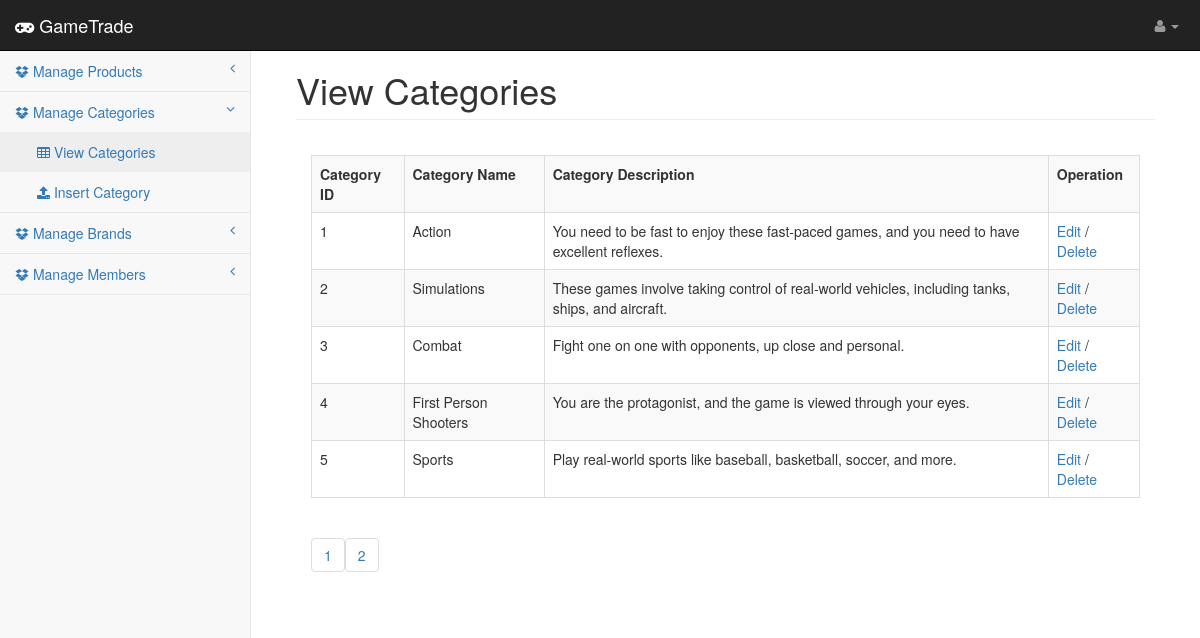
The app's page /admin/adminVCategories.php with its own data.
### tables this page shows
CREATE TABLE `categories` (
  `cat_id` int(100) NOT NULL,
  `cat_title` text NOT NULL,
  `cat_desc` varchar(255) NOT NULL
);

### admin/adminVCategories.php (the view, shortened to what this page needs)
<!DOCTYPE html>
<html lang="en">
<head>
    <link href="css/bootstrap.min.css" rel="stylesheet">
    <link href="css/metisMenu.min.css" rel="stylesheet">
    <link href="css/timeline.css" rel="stylesheet">
    <link href="css/startmin.css" rel="stylesheet">
    <link href="css/morris.css" rel="stylesheet">
    <link href="css/font-awesome.min.css" rel="stylesheet" type="text/css">
</head>
<body>
<?php include("include/header.php"); ?>
<?php include("include/sidebar.php"); ?>
    <div id="page-wrapper">
        <div class="container-fluid">
            <div class="row">
                <div class="col-lg-12">
                    <h1 class="page-header">View Categories</h1>
                </div>
            </div>
            <div class="panel-body">
                                <div class="dataTable_wrapper">
                                    <?php
                                     $results_per_page = 5;
                                     $sql = "SELECT * FROM categories";
                                     $result = $db->query($sql);
                                     $number_of_results = mysqli_num_rows($result);
                                     $number_of_pages = ceil($number_of_results/$results_per_page);
                                     if (!isset($_GET['page'])) {
                                         $page = 1;
                                       } else {
                                         $page = $_GET['page'];
                                       }
                                     $this_page_first_result = ($page-1)*$results_per_page;
                                     $sql='SELECT * FROM categories LIMIT ' . $this_page_first_result . ',' .  $results_per_page;
                                     $result = mysqli_query($db, $sql);
                                    if ($result->num_rows > 0) {
                                        echo "<table class='table table-striped table-bordered table-hover' id='dataTables-example'><tr><th> Category ID</th><th>Category Name</th><th>Category Description</th><th>Operation</th></tr>";
                                        while($row = mysqli_fetch_array($result)){
                                            echo "<tr>
                                            <td>" . $row["cat_id"]. "</td>
                                            <td>" . $row["cat_title"]. "</td>
                                            <td>" . $row["cat_desc"]."</td>
                                            <td><a href='categoriesEdit.php?edit=".$row["cat_id"]."'>Edit</a>  /
                                            <a href='adminVCategories.php?id=".$row["cat_id"]."' Onclick='return ConfirmDelete()'>Delete</a>"."</td></tr>";
                                        }
                                        echo "</table>";
                                    } else {
                                        echo "0 results";
                                    }
                                    for ($page=1;$page<=$number_of_pages;$page++) {
                                        echo '<ul class="pagination justify-content-center">
                                                <li class="page-item">
                                                    <a class="page-link" href="adminVCategories.php?page=' . $page . '">' . $page . '</a>
                                                    </li>
                                                </ul>';
                                        }
                                        ?>
                                </div>
        </div>
    </div>
</div>
</body>
</html>

### admin/css/startmin.css (style rules this page uses)
body { background-color: #f8f8f8; }
#page-wrapper { padding: 30px 15px 0 15px; min-height: 568px; background-color: #fff; }
@media (min-width:768px) { #page-wrapper { position: inherit; margin-left: 250px; padding: 30px 30px 0 30px; border-left: 1px solid #e7e7e7; } }

### records on screen
categories: cat_id "1", cat_title "Action", cat_desc "You need to be fast to enjoy these fast-paced games, and you need to have excellent reflexes."
categories: cat_id "2", cat_title "Simulations", cat_desc "These games involve taking control of real-world vehicles, including tanks, ships, and aircraft."
categories: cat_id "3", cat_title "Combat", cat_desc "Fight one on one with opponents, up close and personal."
categories: cat_id "4", cat_title "First Person Shooters", cat_desc "You are the protagonist, and the game is viewed through your eyes."
categories: cat_id "5", cat_title "Sports", cat_desc "Play real-world sports like baseball, basketball, soccer, and more."
